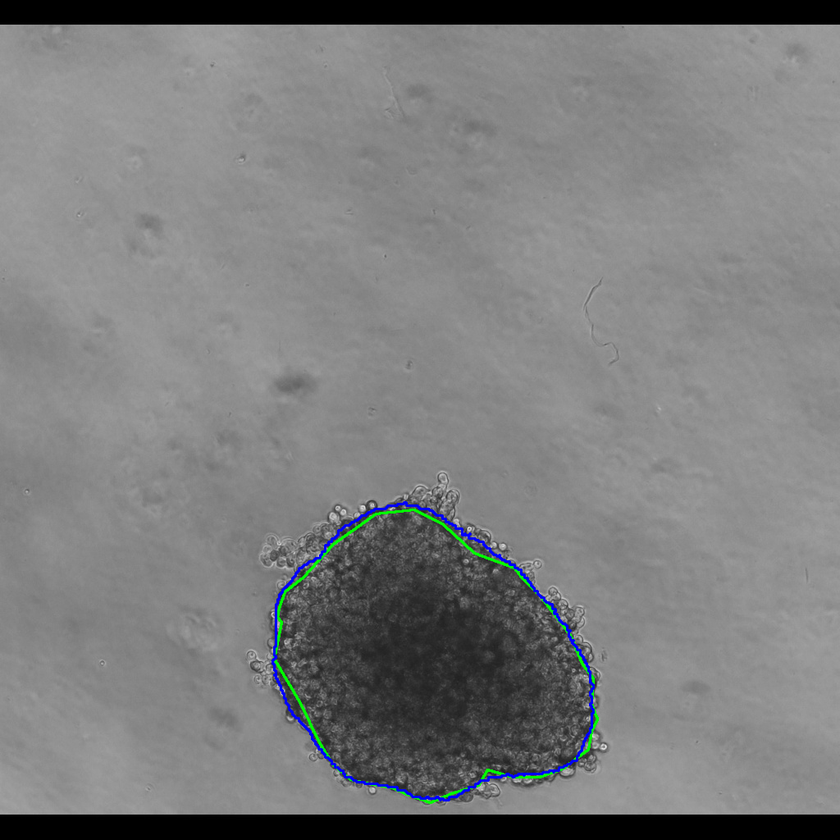
#> input picture code/Trial_pipeline_unet/predictions_unet_resnet34_spheroid/sample_000_overlay.png, 840 x 840 px, shrunk from 1024 x 1024 before the run; its folder holds only this picture in this run
$ python -i boundary_spheriod.py   (imports and definitions only)
#> lines starting #> are read from the running program, lines starting #| are printed output that depends on the picture; after the words box and inside, x2 and y2 are one past the last pixel; in counts of white or black regions, pixels touching at a corner belong together
"""
Detect the spheroid boundary and draw it on each image in ../pictures/.
Also computes area, perimeter, and circularity of each detected spheroid.
Outputs are saved to ./output as JPG overlays.
"""

import os
import cv2
import numpy as np

# --- Paths ---
HERE = os.path.dirname(os.path.abspath(__file__))
IMG_DIR = os.path.join(os.path.dirname(HERE), "pictures")
OUT_DIR = os.path.join(HERE, "output")
# [1 line not run here, left out]

# --- Optional: calibration (set your real-world scale here) ---
# Example: 1 pixel = 0.5 micrometers → scale = 0.5
# Leave as 1.0 if you just want results in pixels
SCALE = 1.0


def detect_spheroid_contour(gray: np.ndarray):
    """Return the largest external contour after Otsu-threshold segmentation."""
    # 1) Noise suppression (keeps edges but smooths small specks)
    blurred = cv2.GaussianBlur(gray, (7, 7), 0)

    # 2) Otsu threshold (auto picks the cutoff)
    _, bin_img = cv2.threshold(
        blurred, 0, 255, cv2.THRESH_BINARY + cv2.THRESH_OTSU
    )

    # If foreground came out white but is actually background, invert
    if np.mean(gray[bin_img == 255]) > np.mean(gray[bin_img == 0]):
        bin_img = cv2.bitwise_not(bin_img)

    # 3) Morphology: fill small holes, remove tiny noise, smooth edge
    bin_img = cv2.morphologyEx(
        bin_img, cv2.MORPH_CLOSE,
        cv2.getStructuringElement(cv2.MORPH_ELLIPSE, (5, 5))
    )
    bin_img = cv2.morphologyEx(
        bin_img, cv2.MORPH_OPEN,
        cv2.getStructuringElement(cv2.MORPH_ELLIPSE, (3, 3))
    )

    # 4) Keep the largest connected component (assumed spheroid)
    contours, _ = cv2.findContours(
        bin_img, cv2.RETR_EXTERNAL, cv2.CHAIN_APPROX_SIMPLE
    )
    if not contours:
        return None, bin_img
    contour = max(contours, key=cv2.contourArea)

    return contour, bin_img


def check_and_load_image(path):
    """Check if the image is grayscale or RGB, and convert only if needed."""
    img = cv2.imread(path, cv2.IMREAD_UNCHANGED)
    if img is None:
        print(f"⚠️  Could not read: {path}")
        return None, None

    # Determine the number of channels
    if len(img.shape) == 2:
        # Single channel (already grayscale)
        print(f"🟢 {os.path.basename(path)} is grayscale.")
        gray = img

    elif len(img.shape) == 3:
        h, w, c = img.shape
        if c == 3:
            b, g, r = cv2.split(img)
            # Check if all channels are identical
            if (b == g).all() and (g == r).all():
                print(f"🟢 {os.path.basename(path)} is RGB but identical across channels (effectively grayscale).")
                gray = cv2.cvtColor(img, cv2.COLOR_BGR2GRAY)
            else:
                print(f"🎨 {os.path.basename(path)} is true RGB (color image) — converting to grayscale for analysis.")
                gray = cv2.cvtColor(img, cv2.COLOR_BGR2GRAY)
        elif c == 4:
            print(f"🎨 {os.path.basename(path)} has 4 channels (RGBA) — converting to grayscale.")
            gray = cv2.cvtColor(img, cv2.COLOR_BGRA2GRAY)
        else:
            print(f"⚠️  {os.path.basename(path)} has unexpected channel count: {c}")
            gray = cv2.cvtColor(img, cv2.COLOR_BGR2GRAY)
    else:
        print(f"⚠️  Unknown image format: {os.path.basename(path)}")
        gray = None

    return gray, img


def process_image(path):
    gray, original = check_and_load_image(path)
#> in check_and_load_image, img is the input picture: shape (840, 840, 3); mean B, G, R 125, 124.7, 124
    if gray is None:
        return

    contour, mask = detect_spheroid_contour(gray)
#> in detect_spheroid_contour, `_, bin_img = cv2.threshold( blurred, 0, 255, cv2.THRESH_BINARY + cv2.T..`:
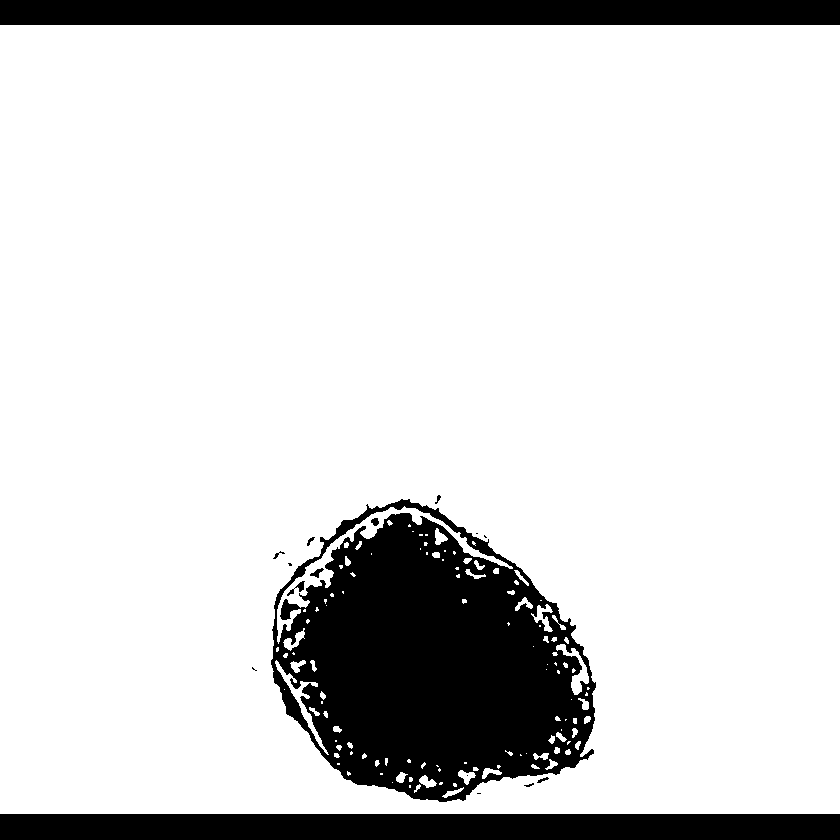
#> bin_img: shape (840, 840); 84.9% white; 17 black regions (7 under 20 px), largest, box (x1, y1, x2, y2) and area: (271, 499, 596, 802) 63118, (0, 814, 840, 840) 21840, (0, 0, 840, 25) 21000
#> in detect_spheroid_contour, `bin_img = cv2.morphologyEx( bin_img, cv2.MORPH_CLOSE, cv2.getStructuri..`:
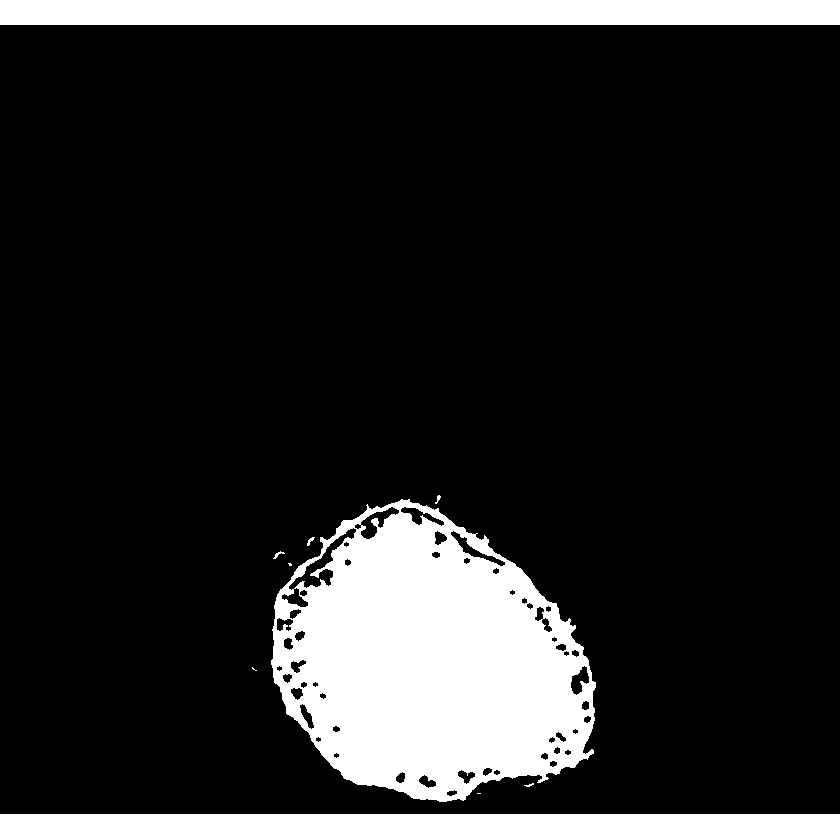
#> bin_img: shape (840, 840); 15.4% white; 10 white regions (4 under 20 px), largest, box (x1, y1, x2, y2) and area: (271, 499, 596, 802) 66022, (0, 814, 840, 840) 21840, (0, 0, 840, 25) 21000, (273, 551, 285, 559) 31, (307, 537, 315, 546) 30, (435, 495, 441, 504) 24
#> in detect_spheroid_contour, `bin_img = cv2.morphologyEx( bin_img, cv2.MORPH_OPEN, cv2.getStructurin..`: bin_img: shape (840, 840); 15.4% white; 9 white regions (3 under 20 px)
#> in detect_spheroid_contour, `contours, _ = cv2.findContours( bin_img, cv2.RETR_EXTERNAL, cv2.CHAIN_..`: contours = 8 contours, 5 with area under 20; largest, box (x1, y1, x2, y2) and area: (271, 499, 596, 802) 70315, (0, 814, 840, 840) 20975, (0, 0, 840, 25) 20136
#> in detect_spheroid_contour, `contour = max(contours, key=cv2.contourArea)`: contour = contour of 533 points, box (x1, y1, x2, y2) (271, 499, 596, 802), area 70315
    if contour is None:
        print(f"⚠️  No contour found in: {os.path.basename(path)}")
        return

    # --- Compute area & perimeter ---
    area = cv2.contourArea(contour)
#> area = 70315
    perimeter = cv2.arcLength(contour, closed=True)
#> perimeter = 1160.1

    # Convert to real-world units (if scale != 1.0)
    area_scaled = area * (SCALE ** 2)
#> area_scaled = 70315
    perimeter_scaled = perimeter * SCALE
#> perimeter_scaled = 1160.1

    # --- Compute circularity ---
    circularity = (4 * np.pi * area) / (perimeter ** 2) if perimeter > 0 else 0
#> circularity = 0.657

    print(
        f"   • Area: {area_scaled:.2f} {'µm²' if SCALE != 1.0 else 'px²'}\n"
        f"   • Perimeter: {perimeter_scaled:.2f} {'µm' if SCALE != 1.0 else 'px'}\n"
        f"   • Circularity: {circularity:.3f}\n"
    )
#|    • Area: 70315.00 px²
#|    • Perimeter: 1160.11 px
#|    • Circularity: 0.657

    # --- Draw contour overlay ---
    overlay = cv2.cvtColor(gray, cv2.COLOR_GRAY2BGR)
    cv2.drawContours(overlay, [contour], -1, (0, 255, 0), 2)
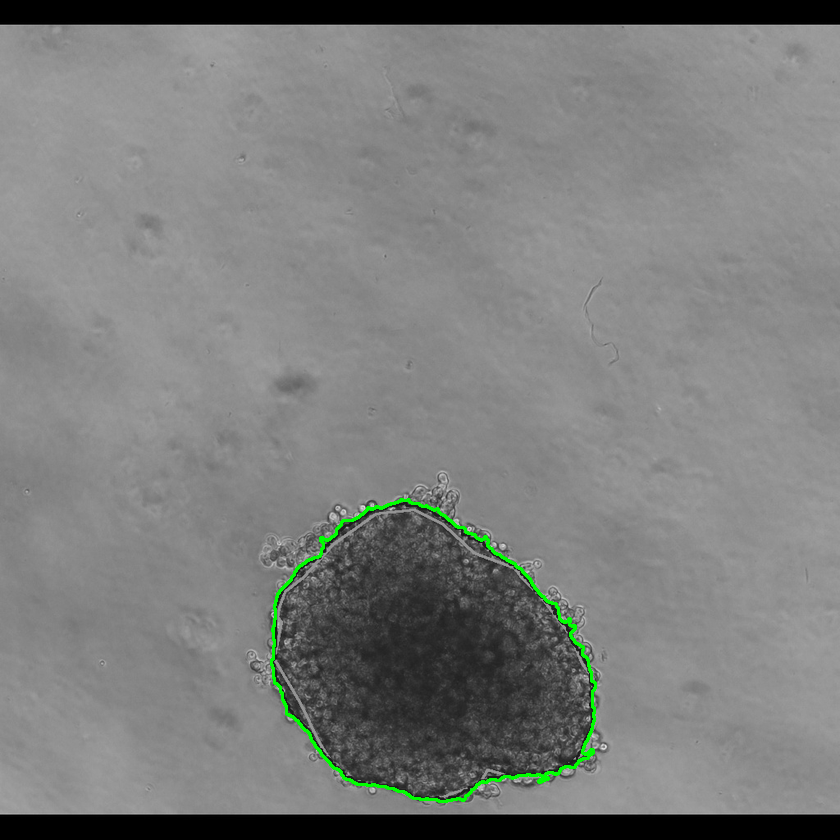
#> overlay: shape (840, 840, 3); mean B, G, R 124.1, 125.5, 124.1

    # --- Save result ---
    base = os.path.splitext(os.path.basename(path))[0]
    out_overlay = os.path.join(OUT_DIR, f"{base}_contour.jpg")
    cv2.imwrite(out_overlay, overlay)
    print(f"✅ Saved: {out_overlay}\n")


def main():
    files = [f for f in os.listdir(IMG_DIR) if f.lower().endswith(".jpg")]
    if not files:
        print(f"⚠️  No .jpg images found in {IMG_DIR}")
        return

    for f in sorted(files):
        process_image(os.path.join(IMG_DIR, f))

    print("🎉 Done.")


# [2 lines not run here, left out]

>>> result = process_image('../Trial_pipeline_unet/predictions_unet_resnet34_spheroid/sample_000_overlay.png')

$ run again, on code/Trial_pipeline_unet/predictions_unet_resnet34_spheroid/sample_001_overlay.png
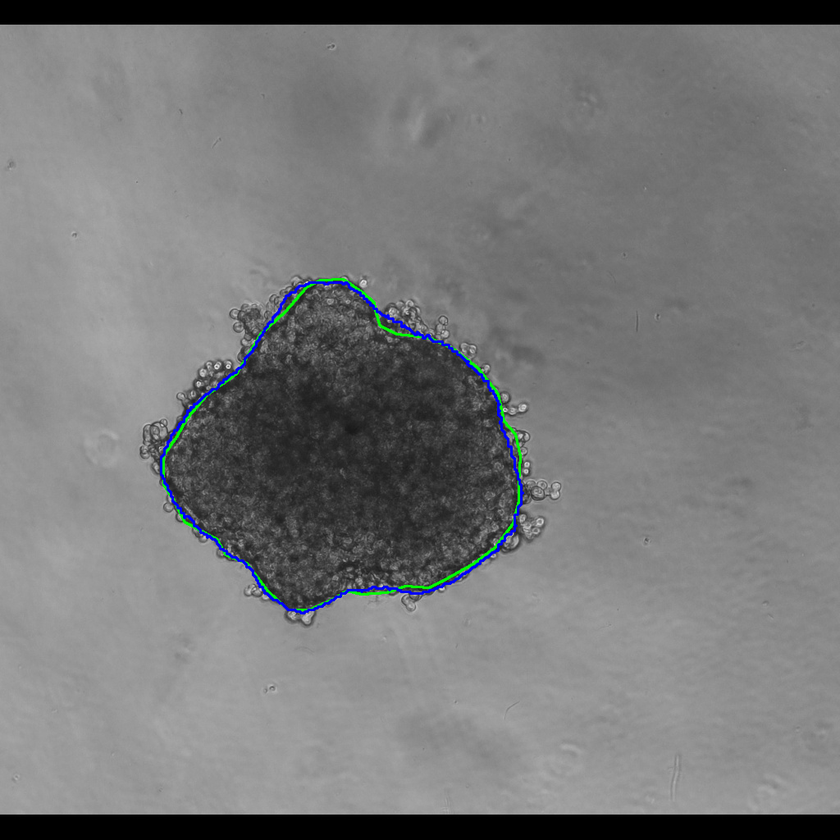
#> input picture code/Trial_pipeline_unet/predictions_unet_resnet34_spheroid/sample_001_overlay.png, 840 x 840 px, shrunk from 1024 x 1024 before the run
#> in check_and_load_image, img is the input picture: shape (840, 840, 3); mean B, G, R 120.7, 120.3, 119.6
#> in detect_spheroid_contour, `bin_img = cv2.morphologyEx( bin_img, cv2.MORPH_CLOSE, cv2.getStructuri..`:
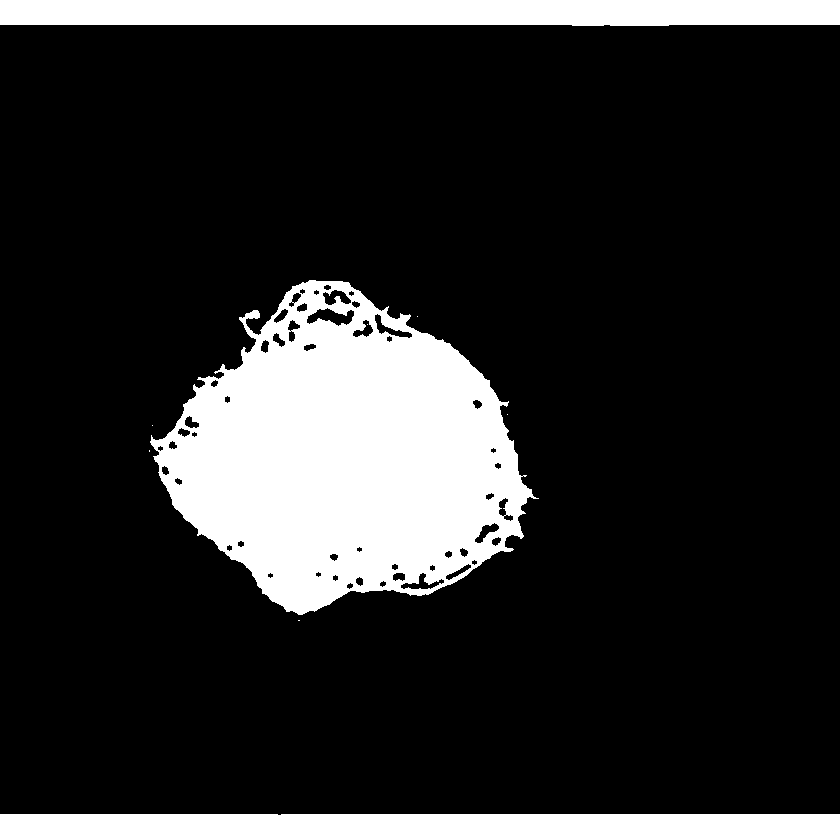
#> bin_img: shape (840, 840); 17.4% white; 9 white regions (6 under 20 px), largest, box (x1, y1, x2, y2) and area: (150, 280, 539, 615) 80041, (0, 814, 840, 840) 21837, (0, 0, 840, 26) 21091
#> contours = 4 contours, 1 with area under 20; largest, box (x1, y1, x2, y2) and area: (150, 280, 535, 615) 82908, (0, 814, 840, 840) 20972, (0, 0, 840, 26) 20227
#> in detect_spheroid_contour, `contour = max(contours, key=cv2.contourArea)`: contour = contour of 744 points, box (x1, y1, x2, y2) (150, 280, 535, 615), area 82908
#> area = 82908.5
#> perimeter = 1473.8
#> area_scaled = 82908.5
#> perimeter_scaled = 1473.8
#> circularity = 0.48
#|    • Area: 82908.50 px²
#|    • Perimeter: 1473.80 px
#|    • Circularity: 0.480
#> in process_image, `cv2.drawContours(overlay, [contour], -1, (0, 255, 0), 2)`:
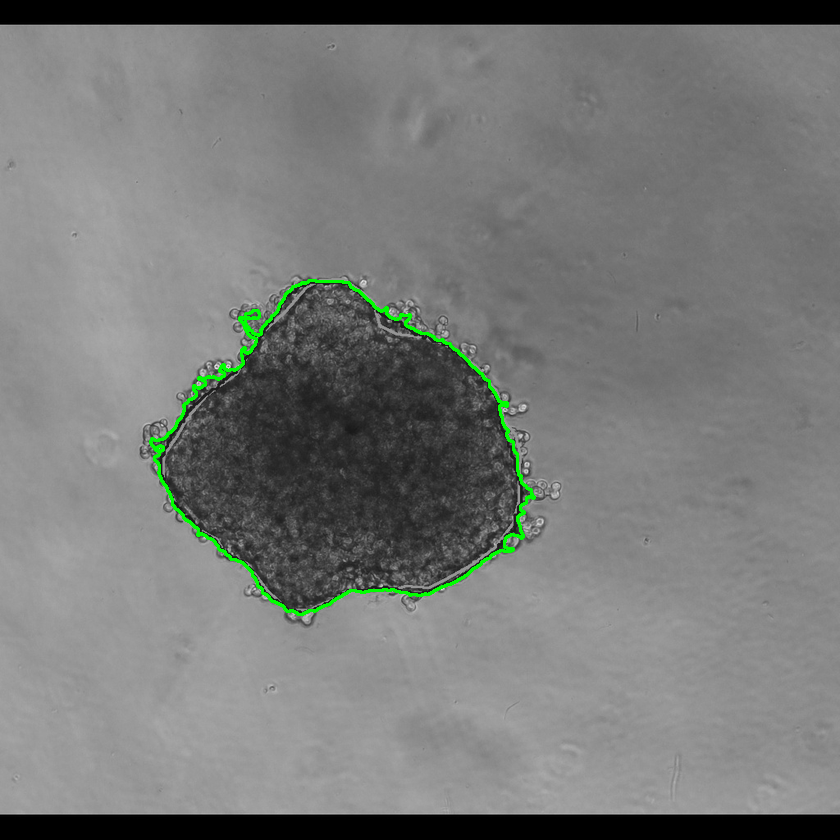
#> overlay: shape (840, 840, 3); mean B, G, R 119.6, 121.4, 119.6
